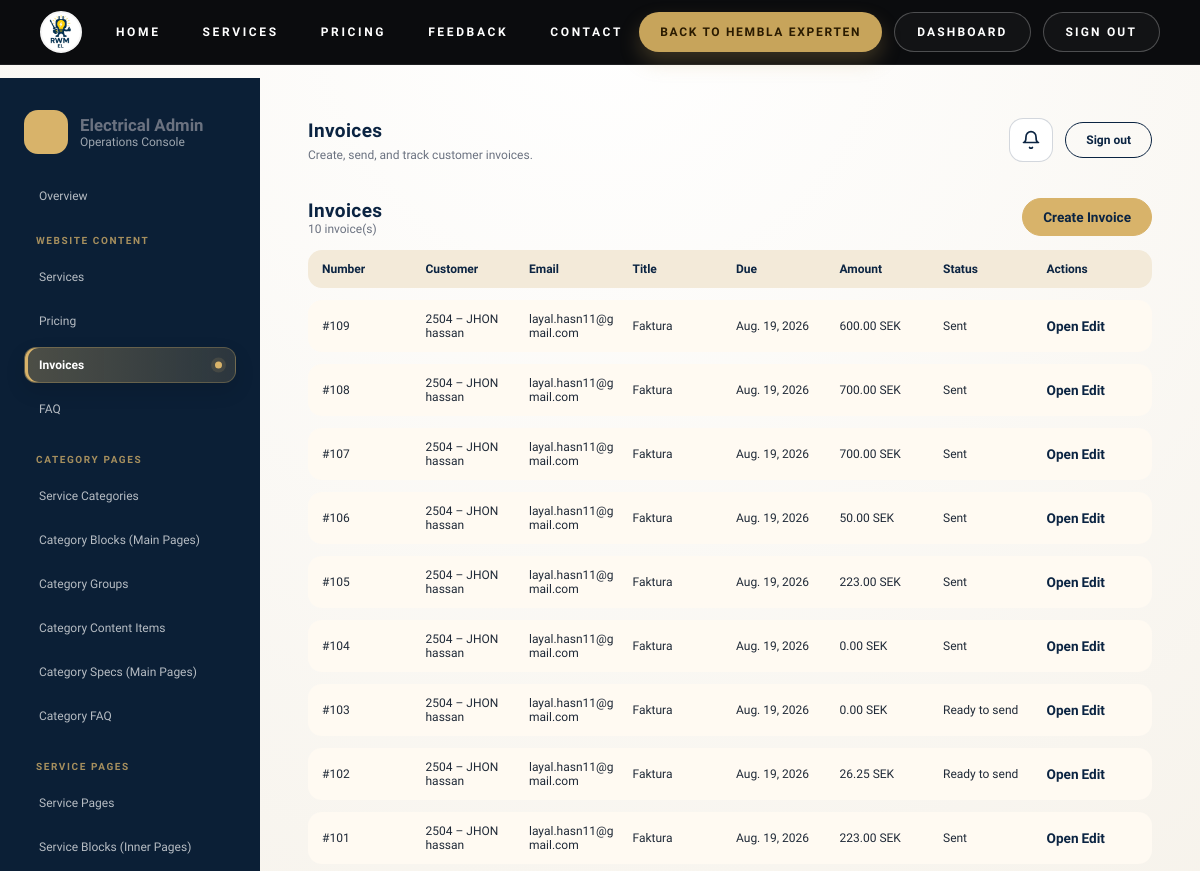
The app's page /dashboard/invoices/ (signed in, upper part), older data.
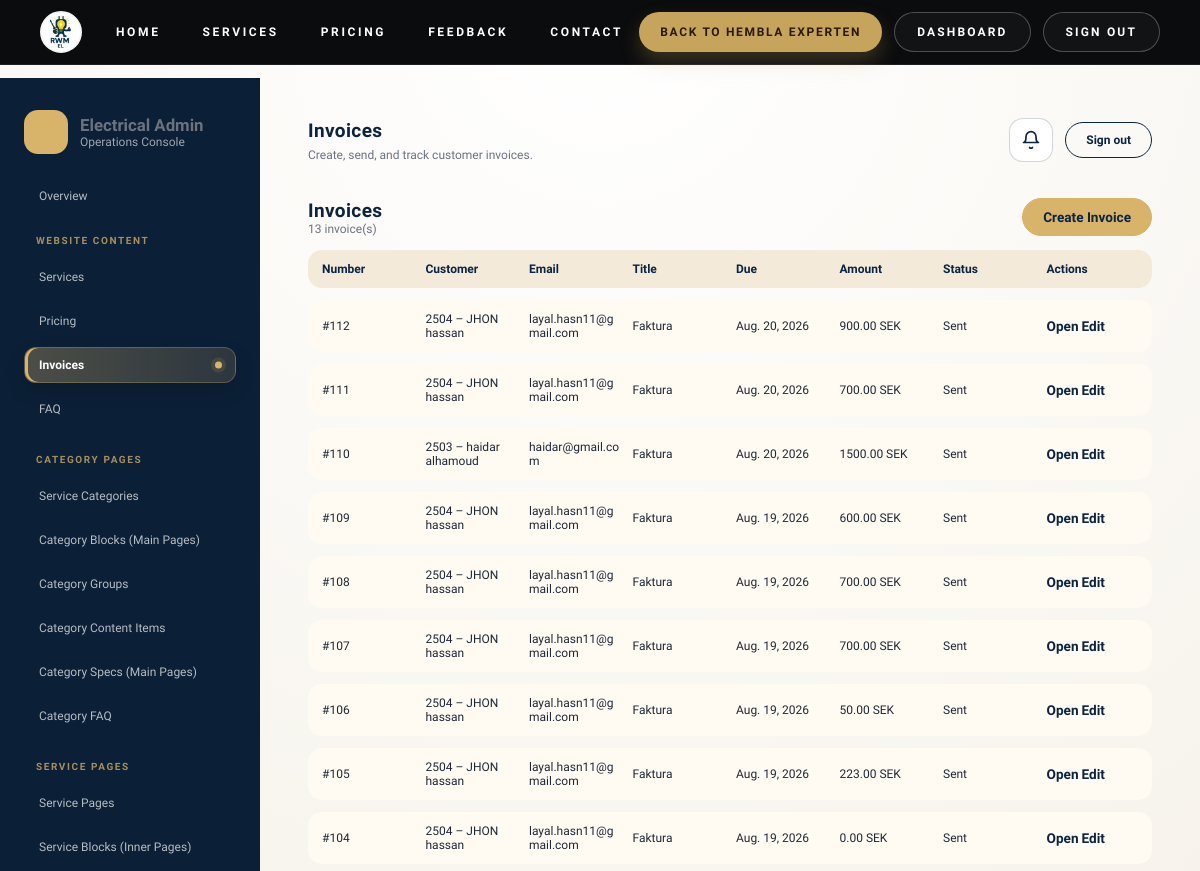
The same page, newer data.
### electricity/models.py (models this page shows, shortened)
class Invoice(models.Model):
    class InvoiceType(models.TextChoices):
        STANDARD = "standard", "Standard invoice"
        ROT = "rot", "ROT invoice"
        MATERIAL = "material", "Material invoice"
        LABOUR = "labour", "Labour invoice"
        PART = "part", "Part invoice"
        CREDIT = "credit", "Credit invoice"
    class Status(models.TextChoices):
        DRAFT = "draft", "Draft"
        READY = "ready", "Ready to send"
        SENT = "sent", "Sent"
        VIEWED = "viewed", "Viewed"
        PARTIALLY_PAID = "partially_paid", "Partially paid"
        PAID = "paid", "Paid"
        OVERDUE = "overdue", "Overdue"
        CANCELLED = "cancelled", "Cancelled"
        CREDITED = "credited", "Credited"
    customer = models.ForeignKey(CustomerProfile, on_delete=models.PROTECT, related_name="invoices")
    recipient_email = models.EmailField(blank=True)
    invoice_number = models.PositiveIntegerField(unique=True, null=True, blank=True)
    title = models.CharField(max_length=160, default="Faktura")
    invoice_date = models.DateField(default=timezone.localdate)
    due_date = models.DateField(null=True, blank=True)
    payment_terms_days = models.PositiveSmallIntegerField(default=20)
    invoice_type = models.CharField(max_length=20, choices=InvoiceType.choices, default=InvoiceType.STANDARD)
    part_number = models.PositiveSmallIntegerField(null=True, blank=True)
    part_total = models.PositiveSmallIntegerField(null=True, blank=True)
    status = models.CharField(max_length=20, choices=Status.choices, default=Status.DRAFT)
    reference = models.CharField(max_length=120, blank=True)
    work_address = models.CharField(max_length=240, blank=True)
    currency = models.CharField(max_length=10, default="SEK")
    discount_type = models.CharField(
        max_length=12, choices=(("none", "None"), ("fixed", "Fixed amount"), ("percent", "Percentage")), default="none"
    )
    discount_value = models.DecimalField(max_digits=12, decimal_places=2, default=0)
    rot_enabled = models.BooleanField(default=False)
    rot_percent = models.DecimalField(max_digits=5, decimal_places=2, default=30)
    rot_personal_number = models.CharField(max_length=40, blank=True)
    rot_property_designation = models.CharField(max_length=120, blank=True)
    rot_brf_org_number = models.CharField(max_length=40, blank=True)
    rot_apartment_number = models.CharField(max_length=40, blank=True)
    customer_message = models.TextField(blank=True)
    payment_instructions = models.TextField(blank=True, default="Pay to Bankgiro 5192-1302 and state the invoice number.")
    internal_notes = models.TextField(blank=True)
    additional_terms = models.TextField(blank=True)
    rounding = models.DecimalField(max_digits=8, decimal_places=2, default=0)
    amount_paid = models.DecimalField(max_digits=12, decimal_places=2, default=0)
    subtotal_ex_vat = models.DecimalField(max_digits=12, decimal_places=2, default=0)
    discount_total = models.DecimalField(max_digits=12, decimal_places=2, default=0)
    vat_total = models.DecimalField(max_digits=12, decimal_places=2, default=0)
    rot_total = models.DecimalField(max_digits=12, decimal_places=2, default=0)
    total_inc_vat = models.DecimalField(max_digits=12, decimal_places=2, default=0)
    amount_due = models.DecimalField(max_digits=12, decimal_places=2, default=0)
    consultation_booking = models.OneToOneField(
        "ConsultationBooking", null=True, blank=True, on_delete=models.SET_NULL, related_name="invoice"
    )
    service_booking = models.OneToOneField(
        "ServiceBooking", null=True, blank=True, on_delete=models.SET_NULL, related_name="invoice"
    )
    electrician_booking = models.OneToOneField(
        "ElectricianBooking", null=True, blank=True, on_delete=models.SET_NULL, related_name="invoice"
    )
    on_call_booking = models.OneToOneField(
        "OnCallBooking", null=True, blank=True, on_delete=models.SET_NULL, related_name="invoice"
    )
    sent_at = models.DateTimeField(null=True, blank=True)
    created_at = models.DateTimeField(auto_now_add=True)
    updated_at = models.DateTimeField(auto_now=True)
    class Meta:
        ordering = ["-invoice_number"]

class CustomerProfile(models.Model):
    class AccountType(models.TextChoices):
        PRIVATE = "private", "Private"
        BUSINESS = "business", "Business"
    user = models.OneToOneField(
        "auth.User", on_delete=models.SET_NULL, related_name="customer_profile", null=True, blank=True
    )
    customer_number = models.PositiveIntegerField(unique=True, null=True, blank=True)
    account_type = models.CharField(max_length=20, choices=AccountType.choices, default=AccountType.PRIVATE)
    full_name = models.CharField(max_length=160)
    email = models.EmailField(blank=True)
    phone = models.CharField(max_length=40, blank=True)
    street_address = models.CharField(max_length=200, blank=True)
    city = models.CharField(max_length=80, blank=True)
    postal_code = models.CharField(max_length=20, blank=True)
    country = models.CharField(max_length=60, default="Germany")
    property_type = models.CharField(max_length=40, blank=True)
    property_designation = models.CharField(max_length=120, blank=True)
    interests = models.JSONField(default=list, blank=True)
    personal_id = models.CharField(max_length=40, blank=True)
    company_name = models.CharField(max_length=160, blank=True)
    organization_number = models.CharField(max_length=40, blank=True)
    company_address = models.CharField(max_length=220, blank=True)
    accepted_terms = models.BooleanField(default=False)
    accepted_privacy = models.BooleanField(default=False)
    marketing_opt_in = models.BooleanField(default=False)
    created_at = models.DateTimeField(auto_now_add=True)
    class Meta:
        ordering = ["-created_at"]

### electricity/views.py (the view)
# urls.py: path("dashboard/invoices/", views.dashboard_invoices, name="dashboard_invoices"),
@login_required
def dashboard_invoices(request):
    guard = _dashboard_access_or_redirect(request)
    if guard:
        return guard
    invoices = Invoice.objects.select_related("customer").prefetch_related("lines")
    return render(request, "electricity/dashboard/invoices.html", {"invoices": invoices})

### electricity/templatetags/electricity_extras.py (called while the page is built)
@register.simple_tag(takes_context=True)
def is_electricity_admin(context):
    request = context.get("request")
    if not request:
        return False
    user = request.user
    if not user.is_authenticated:
        return False
    if user.is_superuser or user.is_staff:
        return True
    return electricity_admin_site.has_permission(request)

@register.simple_tag
def service_category_pages():
    return ServiceCategoryPage.objects.filter(is_active=True).prefetch_related("service_pages").order_by("order", "name")

@register.simple_tag
def service_menu_groups(category_page):
    grouped = OrderedDict()
    for service_page in category_page.service_pages.filter(is_active=True).order_by("order", "name"):
        key = (service_page.menu_group or "").strip()
        grouped.setdefault(key, [])
        grouped[key].append(service_page)
    return list(grouped.items())

### electricity/views.py (called while the page is built)
def _require_dashboard_access(request):
    user = request.user
    if not user.is_authenticated:
        return False
    if user.is_superuser or user.is_staff:
        return True
    return electricity_admin_site.has_permission(request)

### electricity/templates/electricity/dashboard/invoices.html
{% extends "electricity/dashboard/base.html" %}
{% block page_title %}Invoices{% endblock %}
{% block page_subtitle %}Create, send, and track customer invoices.{% endblock %}
{% block content %}
<section class="panel">
  <div class="panel-header">
    <div><h2>Invoices</h2><div class="panel-meta">{{ invoices|length }} invoice(s)</div></div>
    <a class="dash-btn primary" href="{% url 'electricity:dashboard_invoice_add' %}">Create Invoice</a>
  </div>
  <div class="panel-table">
    <div class="panel-row panel-row-head">
      <span>Number</span><span>Customer</span><span>Email</span><span>Title</span><span>Due</span><span>Amount</span><span>Status</span><span>Actions</span>
    </div>
    {% for invoice in invoices %}
    <div class="panel-row">
      <span>#{{ invoice.invoice_number }}</span>
      <span>{{ invoice.customer.customer_number }} – {{ invoice.customer.full_name }}</span>
      <span>{{ invoice.recipient_email|default:"No email" }}</span>
      <span>{{ invoice.title }}</span>
      <span>{{ invoice.due_date }}</span>
      <span>{{ invoice.amount_due|floatformat:2 }} {{ invoice.currency }}</span>
      <span>{{ invoice.get_status_display }}</span>
      <span>
        <a class="panel-link" href="{% url 'electricity:dashboard_invoice_detail' invoice.pk %}">Open</a>
        <a class="panel-link" href="{% url 'electricity:dashboard_invoice_edit' invoice.pk %}">Edit</a>
      </span>
    </div>
    {% empty %}<div class="panel-empty">No invoices yet.</div>{% endfor %}
  </div>
</section>
{% endblock %}

Row changes from the older to the newer data that the page shows:
no longer on this page (row unchanged): Invoice: invoice_number "103", customer.customer_number "2504", customer.full_name "JHON hassan", recipient_email "layal.hasn11@gmail.com", title "Faktura", due_date "Aug. 19, 2026", amount_due "0.00", currency "SEK", status "Ready to send"
no longer on this page (row unchanged): Invoice: invoice_number "102", customer.customer_number "2504", customer.full_name "JHON hassan", recipient_email "layal.hasn11@gmail.com", title "Faktura", due_date "Aug. 19, 2026", amount_due "26.25", currency "SEK", status "Ready to send"
no longer on this page (row unchanged): Invoice: invoice_number "101", customer.customer_number "2504", customer.full_name "JHON hassan", recipient_email "layal.hasn11@gmail.com", title "Faktura", due_date "Aug. 19, 2026", amount_due "223.00", currency "SEK", status "Sent"
added Invoice: invoice_number "112", customer.customer_number "2504", customer.full_name "JHON hassan", recipient_email "layal.hasn11@gmail.com", title "Faktura", due_date "Aug. 20, 2026", amount_due "900.00", currency "SEK", status "Sent"
added Invoice: invoice_number "111", customer.customer_number "2504", customer.full_name "JHON hassan", recipient_email "layal.hasn11@gmail.com", title "Faktura", due_date "Aug. 20, 2026", amount_due "700.00", currency "SEK", status "Sent"
added Invoice: invoice_number "110", customer.customer_number "2503", customer.full_name "haidar alhamoud", recipient_email "haidar@gmail.com", title "Faktura", due_date "Aug. 20, 2026", amount_due "1500.00", currency "SEK", status "Sent"
Text that changed along with them:
{{ invoices|length }}: "10" → "13"
